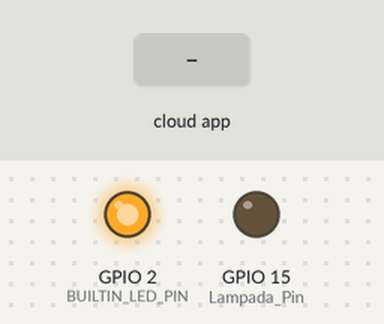
A sketch run on a simulated ESP32. Shown: output pins drawn as LEDs (lit = HIGH). The test bench sets the inputs (shaded band). WiFi joins after 1.5 s; servers stay silent unless stated; what the sketch prints to the serial monitor is not drawn.

Above: at 2.7 s.
2.8 s: the phone or cloud app sets 60858813d3827f1ea82d1a89 to 1
At 3.8 s:
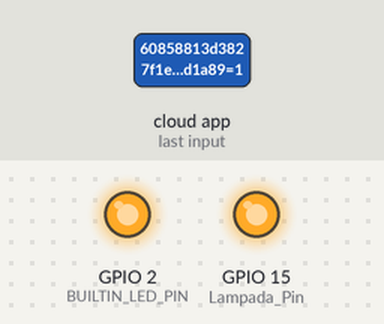
4.3 s: the phone or cloud app sets 60858813d3827f1ea82d1a89 to 0
At 4.9 s:
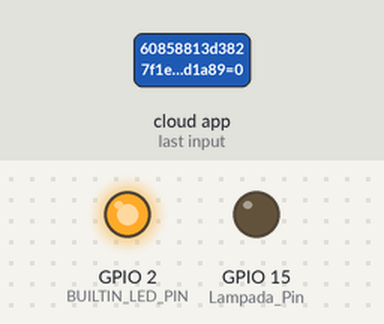
Timing chart, 0 to 7.3 s (numbered marks = the images above; inputs shaded):
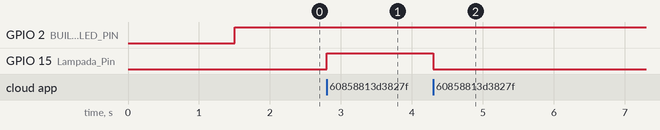

The sketch:

exemplo_integracao_sinric.ino
```cpp
#include <WiFi.h>
#include <SinricPro.h>
#include <SinricProSwitch.h>
#include "credenciais.h"

#define Lampada_ID       "60858813d3827f1ea82d1a89"
#define Lampada_Pin 15

#define BUILTIN_LED_PIN 2

#define BAUD_RATE         9600                // Se precisar, pode trocar o baud rate


void setupWiFi();
void setupSinricPro();
bool LampadaState(const String &deviceId, bool &state);


// main setup function
void setup() {
  Serial.begin(BAUD_RATE); Serial.printf("\r\n\r\n");
  setupWiFi();
  setupSinricPro();
  pinMode(Lampada_Pin, OUTPUT);
  pinMode(BUILTIN_LED_PIN, OUTPUT);
  digitalWrite(BUILTIN_LED_PIN, LOW);
}

void loop() {
  SinricPro.handle();
  digitalWrite(BUILTIN_LED_PIN, HIGH);
}

bool LampadaState(const String &deviceId, bool &state) {
  Serial.printf("A lampada foi %s\r\n", state?"ligada":"desligada");
  digitalWrite(Lampada_Pin, state);
  return true; // request handled properly
}

// setup das conexões Wifi
void setupWiFi() {
  Serial.printf("\r\n[Wifi]: Conectando...");
  WiFi.begin(WIFI_SSID, WIFI_PASS);

  while (WiFi.status() != WL_CONNECTED) {
    Serial.printf(".");
    delay(250);
  }

  Serial.printf("Conectado!\r\n[WiFi]: Endereço de IP e %s\r\n", WiFi.localIP().toString().c_str());
}

// setup das funções para o SinricPro
void setupSinricPro() {
  SinricProSwitch &mySwitch2 = SinricPro[Lampada_ID];
  mySwitch2.onPowerState(LampadaState);

  // setup SinricPro
  SinricPro.onConnected([](){ Serial.printf("Conectado a nuvem SinricPro\r\n"); });
  SinricPro.onDisconnected([](){ Serial.printf("Desconectado a nuvem SinricPro\r\n"); });
  SinricPro.begin(APP_KEY, APP_SECRET);
}
```

credenciais.sample.h
```cpp
#define WIFI_SSID         "SSID"
#define WIFI_PASS         "SENHA_WIFI"
#define APP_KEY           "APP_KEY"
#define APP_SECRET        "APP_SENHA"
```

Measured:
- after the input at 2.8 s, GPIO 15 (Lampada_Pin): LOW → HIGH at once
- after the input at 4.3 s, GPIO 15 (Lampada_Pin): HIGH → LOW at once
